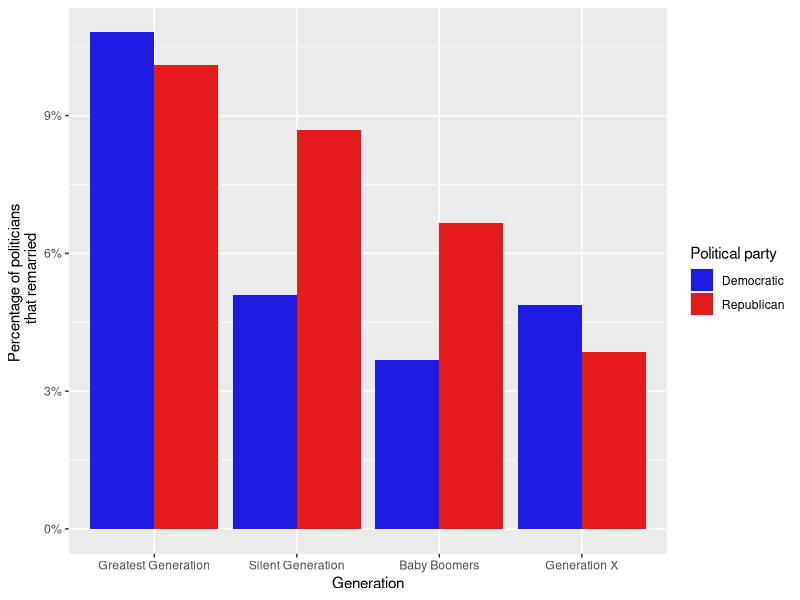
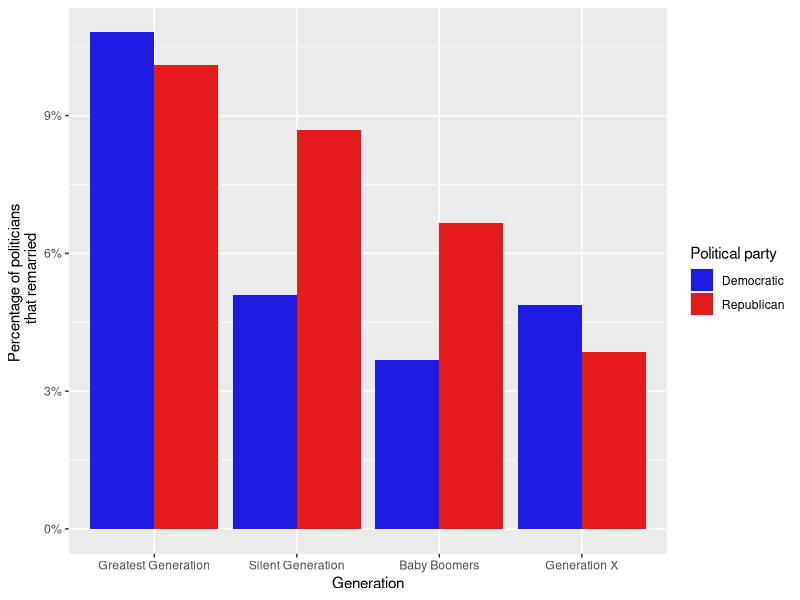

Generate these figures, in order, with R:
 library(tidyverse)

#rewrite to get proportion of people with more than one spouse
  

data <- read_csv("new_cleaner_beautiful_data.csv") |>
  mutate(generation=fct_relevel(generation, c("greatest_generation", "silent_generation", "baby_boomers", "generation_x", "generation_y")))|>
  mutate(dummy_spouse = case_when(
    n_spouses == 1 ~ 0,
    n_spouses > 1 ~ 1,
    TRUE ~ NA
  )) |> 
  mutate(dummy_child = case_when(
    n_children == 0 ~ 0,
    n_children > 0 ~ 1,
    TRUE ~ NA
  ))|>
  filter(generation=="greatest_generation"|generation=="silent_generation"|generation=="baby_boomers"|generation=="generation_x")



ggplot(data, aes(x=generation, y=dummy_spouse, fill=party)) +
  geom_bar(stat="summary", fun=mean, position="dodge")+
  scale_fill_manual(values=c("Democratic Party (United States)"="#1E1BE3", "Republican Party (United States)"="#E31B1B"), labels=c("Democratic", "Republican"))+
  labs(x="Generation",
      y="Percentage of politicians \n that remarried",
      fill="Political party")+
  scale_x_discrete(labels=c("Greatest Generation","Silent Generation", "Baby Boomers", "Generation X", "Generation Y"))+
  scale_y_continuous(labels=scales::label_percent())
  
ggsave("Percentage of politicians that remarried vs Generation per political party.pdf", width=30, height=10, units="cm")